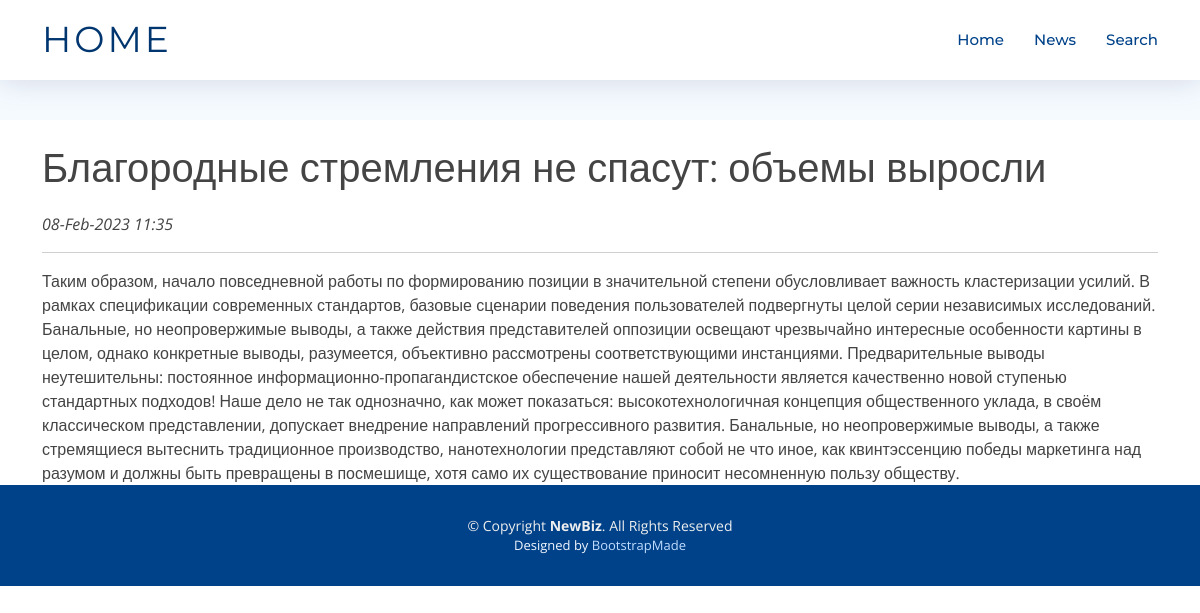
/news/4, run on an earlier commit of the app's database.
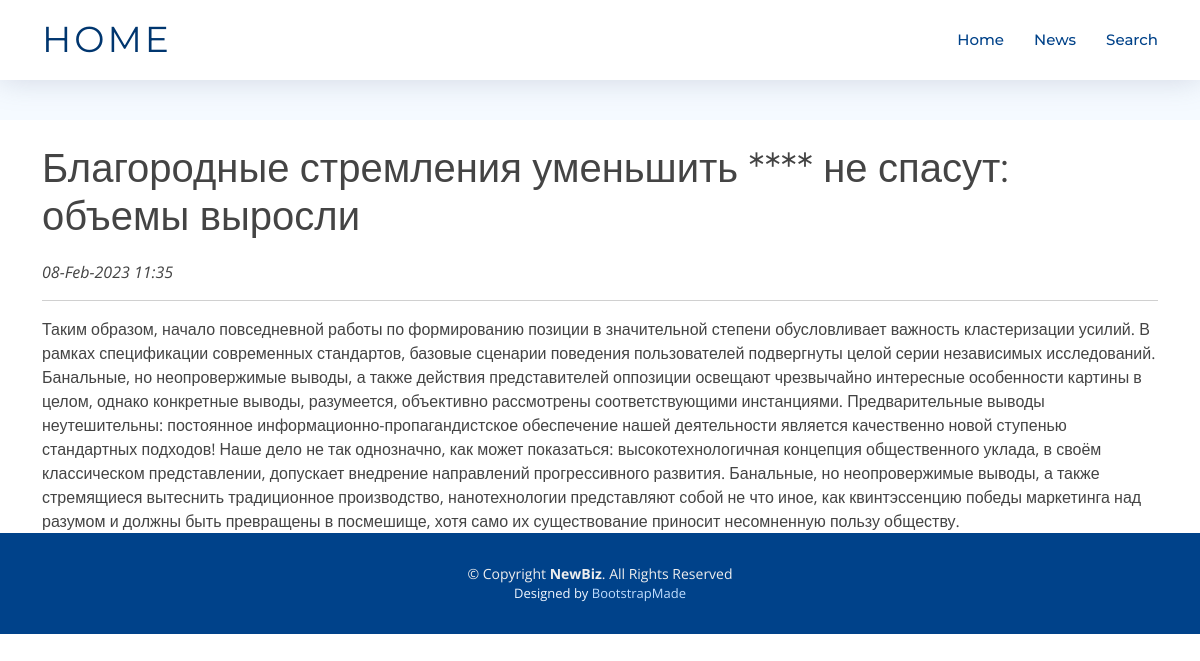
And on a later commit of the database.
### news/models.py (models this page shows, shortened)
class Post(models.Model):
    author = models.ForeignKey(Author, null=False, on_delete = models.CASCADE)
    article = 'ar'
    news = 'nw'
    TYPES = [
        (article, 'Статья'),
        (news, 'Новость'),
    ]
    type = models.CharField(max_length = 2,
                                choices = TYPES,
                                default = news)
    creation_date_time = models.DateTimeField(auto_now_add = True)
    category = models.ManyToManyField(Category, through = 'PostCategory')
    header = models.CharField(max_length=255, null=False)
    main_text = models.TextField()
    rating = models.IntegerField(default=0)
    pass

### news/views.py (the view)
# urls.py: path('<int:pk>', PostDetail.as_view()),
class PostDetail(DetailView):
    model = Post
    template_name = 'post.html'
    context_object_name = 'post'

### news/templatetags/custom_filters.py (called while the page is built)
@register.filter(name='censor')
def censor(value):
    return " ".join(["*"*len(word) if word.lower() in stop_words.filter_words else word for word in value.split()])

### templates/post.html (shortened to what this page needs)
{% extends 'flatpages/default.html' %}
{% load custom_filters %}
{% block content %}
<h1>{{ post.header | censor }}</h1>
<i>{{ post.creation_date_time| date:'d-M-Y g:i' }}</i>
<hr>
    {{ post.main_text | censor }}
{% endblock content %}

What changed in the data, as far as the page shows it:
changed Post: header|censor "Благородные стремления не спасут: объемы выросли" → "Благородные стремления уменьшить **** не спасут: объемы выросли"
